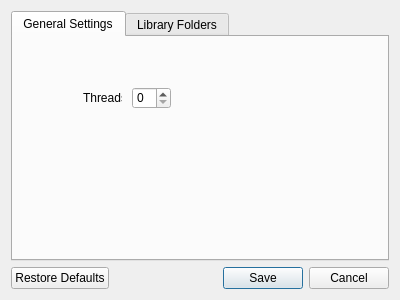
<?xml version="1.0" encoding="UTF-8"?>
<ui version="4.0">
 <class>OptionsDialog</class>
 <widget class="QDialog" name="OptionsDialog">
  <property name="geometry">
   <rect>
    <x>0</x>
    <y>0</y>
    <width>400</width>
    <height>300</height>
   </rect>
  </property>
  <property name="windowTitle">
   <string>Dialog</string>
  </property>
  <layout class="QVBoxLayout" name="verticalLayout">
   <item>
    <widget class="QTabWidget" name="mainTabWidget">
     <property name="currentIndex">
      <number>0</number>
     </property>
     <widget class="QWidget" name="generalSettingsTab">
      <attribute name="title">
       <string>General Settings</string>
      </attribute>
      <widget class="QWidget" name="">
       <property name="geometry">
        <rect>
         <x>70</x>
         <y>50</y>
         <width>88</width>
         <height>22</height>
        </rect>
       </property>
       <layout class="QHBoxLayout" name="maxthreadsBoxLayout">
        <property name="spacing">
         <number>10</number>
        </property>
        <item>
         <widget class="QLabel" name="maxThreadsLabel">
          <property name="text">
           <string>Threads:</string>
          </property>
         </widget>
        </item>
        <item>
         <widget class="QSpinBox" name="maxThreadsSpinBox"/>
        </item>
       </layout>
      </widget>
     </widget>
     <widget class="QWidget" name="libraryFoldersTab">
      <attribute name="title">
       <string>Library Folders</string>
      </attribute>
      <layout class="QGridLayout" name="gridLayout">
       <property name="horizontalSpacing">
        <number>2</number>
       </property>
       <item row="1" column="0">
        <widget class="QPushButton" name="addFolderButton">
         <property name="minimumSize">
          <size>
           <width>23</width>
           <height>23</height>
          </size>
         </property>
         <property name="maximumSize">
          <size>
           <width>23</width>
           <height>23</height>
          </size>
         </property>
         <property name="text">
          <string/>
         </property>
         <property name="icon">
          <iconset>
           <normaloff>../icons/plus-icon.png</normaloff>../icons/plus-icon.png</iconset>
         </property>
        </widget>
       </item>
       <item row="1" column="4">
        <widget class="QPushButton" name="deleteFolderButton">
         <property name="minimumSize">
          <size>
           <width>23</width>
           <height>23</height>
          </size>
         </property>
         <property name="maximumSize">
          <size>
           <width>23</width>
           <height>23</height>
          </size>
         </property>
         <property name="text">
          <string/>
         </property>
         <property name="icon">
          <iconset>
           <normaloff>../icons/delete-icon.png</normaloff>../icons/delete-icon.png</iconset>
         </property>
         <property name="iconSize">
          <size>
           <width>15</width>
           <height>15</height>
          </size>
         </property>
        </widget>
       </item>
       <item row="1" column="1" colspan="3">
        <spacer name="buttonSeparator">
         <property name="orientation">
          <enum>Qt::Horizontal</enum>
         </property>
         <property name="sizeType">
          <enum>QSizePolicy::Maximum</enum>
         </property>
         <property name="sizeHint" stdset="0">
          <size>
           <width>298</width>
           <height>20</height>
          </size>
         </property>
        </spacer>
       </item>
       <item row="0" column="0" colspan="5">
        <widget class="QListWidget" name="folderListWidget"/>
       </item>
      </layout>
     </widget>
    </widget>
   </item>
   <item>
    <widget class="QDialogButtonBox" name="mainButtonBox">
     <property name="orientation">
      <enum>Qt::Horizontal</enum>
     </property>
     <property name="standardButtons">
      <set>QDialogButtonBox::Cancel|QDialogButtonBox::RestoreDefaults|QDialogButtonBox::Save</set>
     </property>
    </widget>
   </item>
  </layout>
 </widget>
 <resources/>
 <connections/>
</ui>
